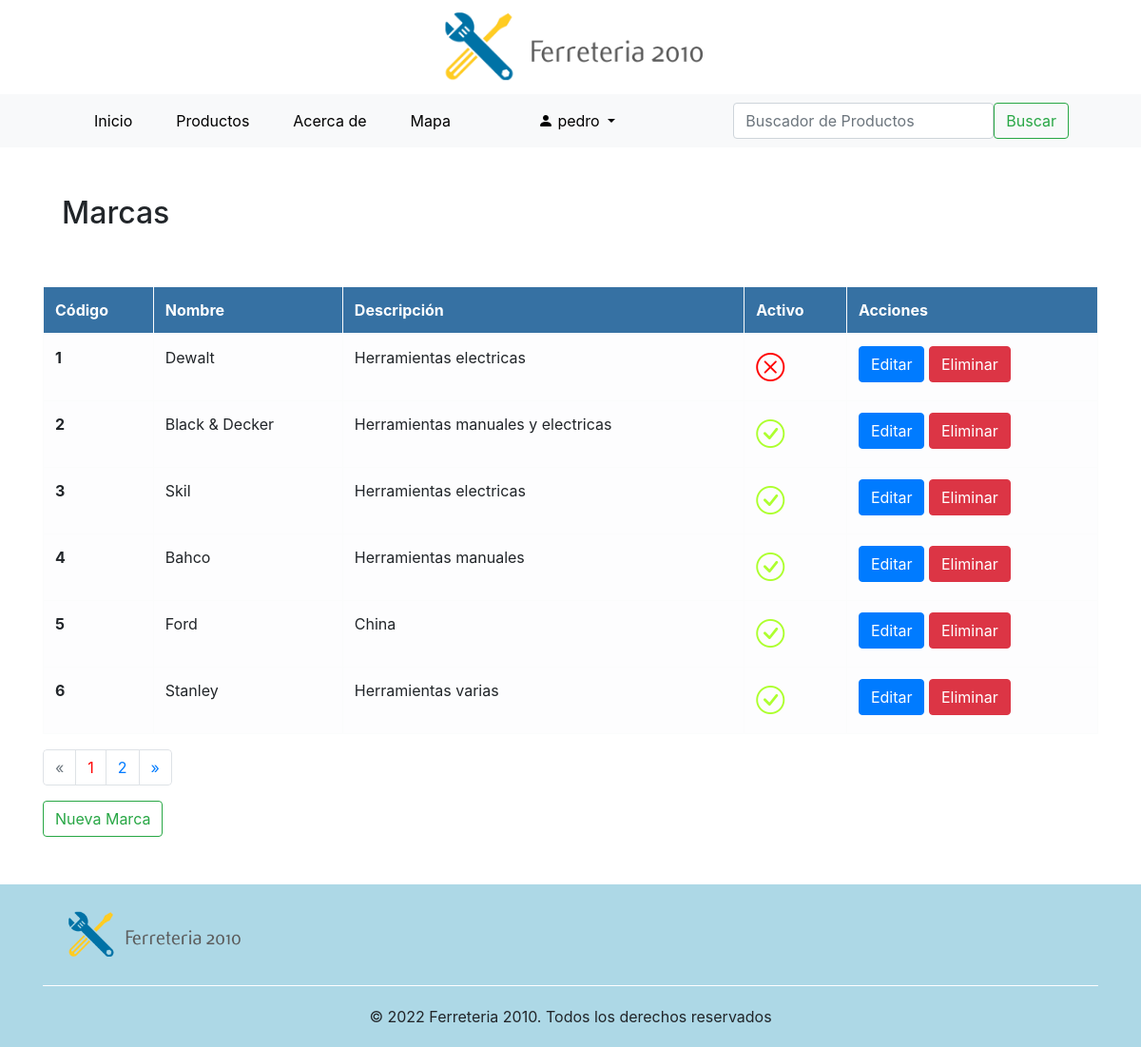
The app's page /marcas/marcas/ (signed in) with its own data.
### marcas/models.py (models this page shows, shortened)
class Marcas(models.Model):
    nombre = models.CharField(max_length=100, unique=True)
    descripcion = models.CharField(max_length=200, blank=True, default='')
    active = models.BooleanField(default=True)
    class Meta:
        verbose_name = 'Marca'
        verbose_name_plural = 'Marcas'

### marcas/views.py (the view)
# urls.py: path('marcas/', list_marcas, name = 'marcas'),
def list_marcas(request):
    if request.user.is_authenticated:
        marcas = Marcas.objects.all().order_by('id')
        context = paginator(request, marcas, 6)
        return render(request, 'marcas/marcas.html', context=context)
    else:
        return redirect('index')

### django_base/functions.py (called while the page is built)
def usuario_logueado(request):
    if request.user.is_authenticated:
        username  = request.user.username
        id_usuario = User.objects.filter(username__icontains = username).values('id')
        lista_grupo = list(Group.objects.filter(user__in = id_usuario).values_list('name', flat=True))
        for grupo in lista_grupo:
            if grupo == 'Ferreteria':
                return True
            else:
                return False
    else:
        return False

def paginator(request, object, item):
    grupo = usuario_logueado(request)
    pag = request.GET.get('page', 1)
    paginator = Paginator(object, item)
    try:
        resultados = paginator.page(pag)
    except PageNotAnInteger:
        resultados = paginator.page(1)
    except EmptyPage:
        resultados = paginator.page(paginator.num_pages)
    context = {'object_list':resultados, 'grupo':grupo}
    return context

### templates/marcas/marcas.html (shortened to what this page needs)
{% extends 'base.html' %}
{% load static %}
{% block contenido %}
<div class="titulo_seccion"><h2>Marcas</h2></div>
<div class="table-responsive-sm">
<table class="table table-hover table-light table-bordered" border="1">
    <thead>
      <tr>
        <th scope="col">Código</th>
        <th scope="col">Nombre</th>
        <th scope="col">Descripción</th>
        <th scope="col">Activo</th>
        <th scope="col">Acciones</th>
      </tr>
    </thead>
    <tbody>
        {% for marca in object_list %}
            <tr>
            <th scope="row">{{marca.id}}</th>
            <td>{{ marca.nombre }}</td>
            <td>{{marca.descripcion}}</td>
            {% if marca.active == True %}
                <td><i class="bi bi-check-circle" style="text-align:right; font-size:30px; color:greenyellow"></i></td>
            {% else %}
                <td><i class="bi bi-x-circle" style="text-align:right; font-size:30px; color:red"></i></td>
            {% endif %}
            <td>
                <a href="/marcas/update-marca/{{marca.id}}" class="btn btn-primary">Editar</a>
                <a href="/marcas/delete-marca/{{marca.id}}" class="btn btn-danger">Eliminar</a></td>
            </tr>
        {% endfor%}
    </tbody>
  </table>
  <div class="pagination" >
    {% if object_list.has_other_pages %}
    <nav>
      <ul class="pagination justify-content-center">
        {% if object_list.has_previous %}
          <li class="page-item">
            <a class="page-link" href="?page={{ object_list.previous_page_number }}" aria-label="Anterior">
              <span aria-hidden="true">&laquo;</span>
            </a>
          </li>
        {% else %}
          <li class="page-item disabled">
              <span class="page-link" aria-hidden="true">&laquo;</span>
          </li>
        {% endif %}
        {% for p in object_list.paginator.page_range %}
          {% if object_list.number == p %}
            <li class="page-item"><a class="page-link" style="color: red;" href="#">{{ p }}</a></li>
          {% else %}
            <li class="page-item"><a class="page-link" href="?page={{ p }}">{{ p }}</a></li>
          {% endif %}
        {% endfor %}
        {% if object_list.has_next %}
          <li class="page-item">
            <a class="page-link" href="?page={{ object_list.next_page_number }}" aria-label="Siguiente">
              <span aria-hidden="true">&raquo;</span>
            </a>
          </li>
        {% else %}
          <li class="page-item disabled">
            <span class="page-link" aria-hidden="true">&raquo;</span>
          </li>
        {% endif %}
    </ul>
    </nav>
  {% endif %}
</div>
</div>
  <a href="/marcas/create-marca" class="btn btn-outline-success">Nueva Marca</a></td>
{% endblock %}

### templates/base.html (shortened to what this page needs)
<!DOCTYPE html>
<html lang="en">
<head>
    {% load static %}
    <link rel="stylesheet" href="https://cdn.jsdelivr.net/npm/bootstrap@4.6.1/dist/css/bootstrap.min.css">
    <link rel="stylesheet" href="https://cdn.jsdelivr.net/npm/bootstrap-icons@1.8.3/font/bootstrap-icons.css">
    <link rel="stylesheet" href="{% static 'assets/css/custom.css' %}">
  </head>
<body>
  <div class="logo"><a href="\" style="cursor: auto;"><img src="{% static 'assets/images/logo.png' %}" alt="Ferreteria 2010" width="300px"></a></div>
  <header style="background-color:#f8f9fa">
    <div class="container" >
        <nav class="navbar navbar-expand-lg bg-light">
            <div class="container-fluid">
              <div class="collapse navbar-collapse" id="navbarSupportedContent">
                <ul class="navbar-nav me-auto mb-2 mb-lg-0">
                  <li class="nav-item {% block nav_inicio_activo %}{% endblock %}">
                    <a class="nav-link" aria-current="page" href="\">Inicio</a>
                  </li>
                  <li class="nav-item {% block nav_productos_activo %}{% endblock %}">
                    <a class="nav-link" href="/productos/">Productos</a>
                  </li>
                  <li class="nav-item {% block nav_about_activo %}{% endblock %}">
                    <a class="nav-link" aria-current="page" href="/about">Acerca de</a>
                  </li>
                  <li class="nav-item {% block nav_map_activo %}{% endblock %}">
                    <a class="nav-link" aria-current="page" href="/map">Mapa</a>
                  </li>
                  {% if request.user.is_authenticated %}
                  <li class="nav-item {% block nav_usuario %}{% endblock %}">
                    <a class="nav-link" href="/accounts/profile/"></a>
                  </li>
                  <li class="nav-item dropdown {% block nav_usuario_activo %}{% endblock %}">
                    <a class="nav-link dropdown-toggle" href="#" id="navbarDropdown" role="button" data-bs-toggle="dropdown" aria-expanded="false">
                       <i class="bi bi-person-fill"></i> {{request.user.username}}
                    </a>
                  </li>
                  {% else %}
                  <li class="nav-item {% block nav_login_activo %}{% endblock %}">
                    <a class="nav-link" href="/accounts/login/">Iniciar Sesión</a>
                  </li>
                  {% endif %}
                </ul>
              </div>
              <div>
                <form class="d-flex" role="search" action = "/productos/search-product/" method="GET">
                  <input class="form-control me-2" type="text" placeholder="Buscador de Productos" aria-label="Search"  name = 'search'>
                  <button class="btn btn-outline-success" type="submit">Buscar</button>
                </form>
              </div>
            </div>
        </nav>
    </div>
  </header>
  <div class="container" style="overflow: hidden;">
    {% block contenido %}
    {% endblock %}
  </div>
  <footer class="footer">
    <div class="container">
      <div class="row align-items-start" style="margin: 20px 0px;">
        <div class="col">
          <img src="{% static 'assets/images/logo.png' %}" alt="Ferreteria 2010" width="200px">
        </div>
      </div>
      <div style="text-align: center; padding: 20px 0px; border-top: 1px solid #fff;">
        © 2022  Ferreteria 2010. Todos los derechos reservados
      </div>
    </div>
  </footer>
</body>
</html>

### productos/static/assets/css/custom.css (style rules this page uses)
.titulo_seccion { border-radius: 1px solid #cecece; padding: 20px; margin: 30px 0px; }
.logo { width: 100%; text-align: center; }
.navbar-nav li { margin: 0px 15px }
.navbar-nav a { color: #000; }
.footer { background-color:lightblue; overflow: hidden; margin-top: 50px; }
.pagination { overflow: hidden !important; width: 100%; }
.row { margin: 40px 10px; }
.table-bordered { border: 1px solid #000 !important; }
.table-bordered thead { background-color: #3671a3; color: #fff; }

### records on screen
Marcas: id "1", nombre "Dewalt", descripcion "Herramientas electricas", active False (drawn)
Marcas: id "2", nombre "Black & Decker", descripcion "Herramientas manuales y electricas", active True (drawn)
Marcas: id "3", nombre "Skil", descripcion "Herramientas electricas", active True (drawn)
Marcas: id "4", nombre "Bahco", descripcion "Herramientas manuales", active True (drawn)
Marcas: id "5", nombre "Ford", descripcion "China", active True (drawn)
Marcas: id "6", nombre "Stanley", descripcion "Herramientas varias", active True (drawn)

### other values on screen
{{ request.user.username }} "pedro"
{{ p }} "1"
{{ p }} "2"
